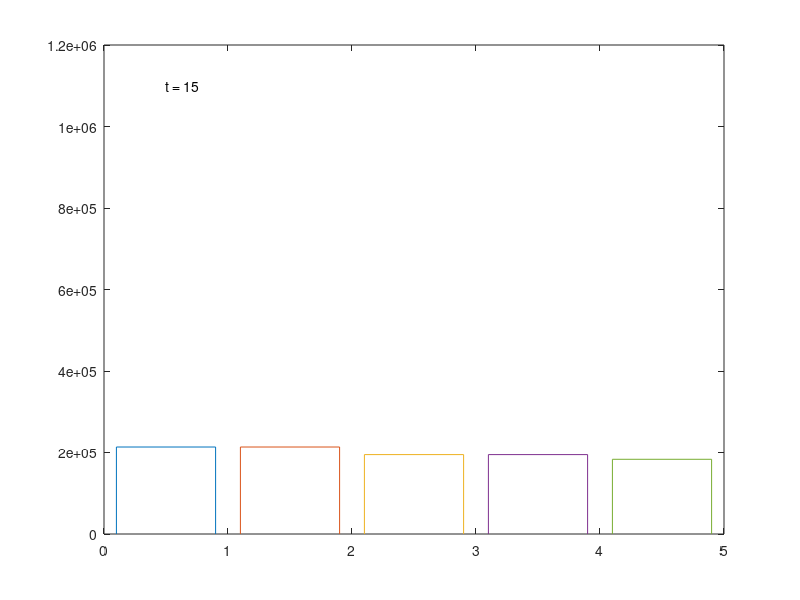

MATLAB code to generate this figure:
%Simulation of Diffusion (DiffDemo)
%One-dimensional system, right and left jumps equally probable

%Initialization
close
x= [0.5 1.5 2.5 3.5 4.5];
y= [1.0e6 0 0 0 0];  %NOTE: initial position can be changed
[xp,yp]=bar(x,y);
plot(xp,yp); text(0.5,1.1e6,'t = 0');
axis([0,5,0,1.2e6]);
pause (0.5)
N=15;                %NOTE: increase N for extended run

%Computations and Plotting
for ii=1:N,
%Diffusion step calculation
bin(1)=round(y(1)/2 + y(2)/2);
bin(2)=round(y(1)/2 + y(3)/2);
bin(3)=round(y(2)/2 + y(4)/2);
bin(4)=round(y(3)/2 + y(5)/2);
bin(5)=round(y(4)/2 + y(5)/2);
y=bin;
[xp,yp]=bar(x,y);
axis(axis);
plot(xp,yp); text(0.5,1.1e6,['t = ',num2str(ii)]);
axis([0,5,0,1.2e6]);
pause (0.5)
end
